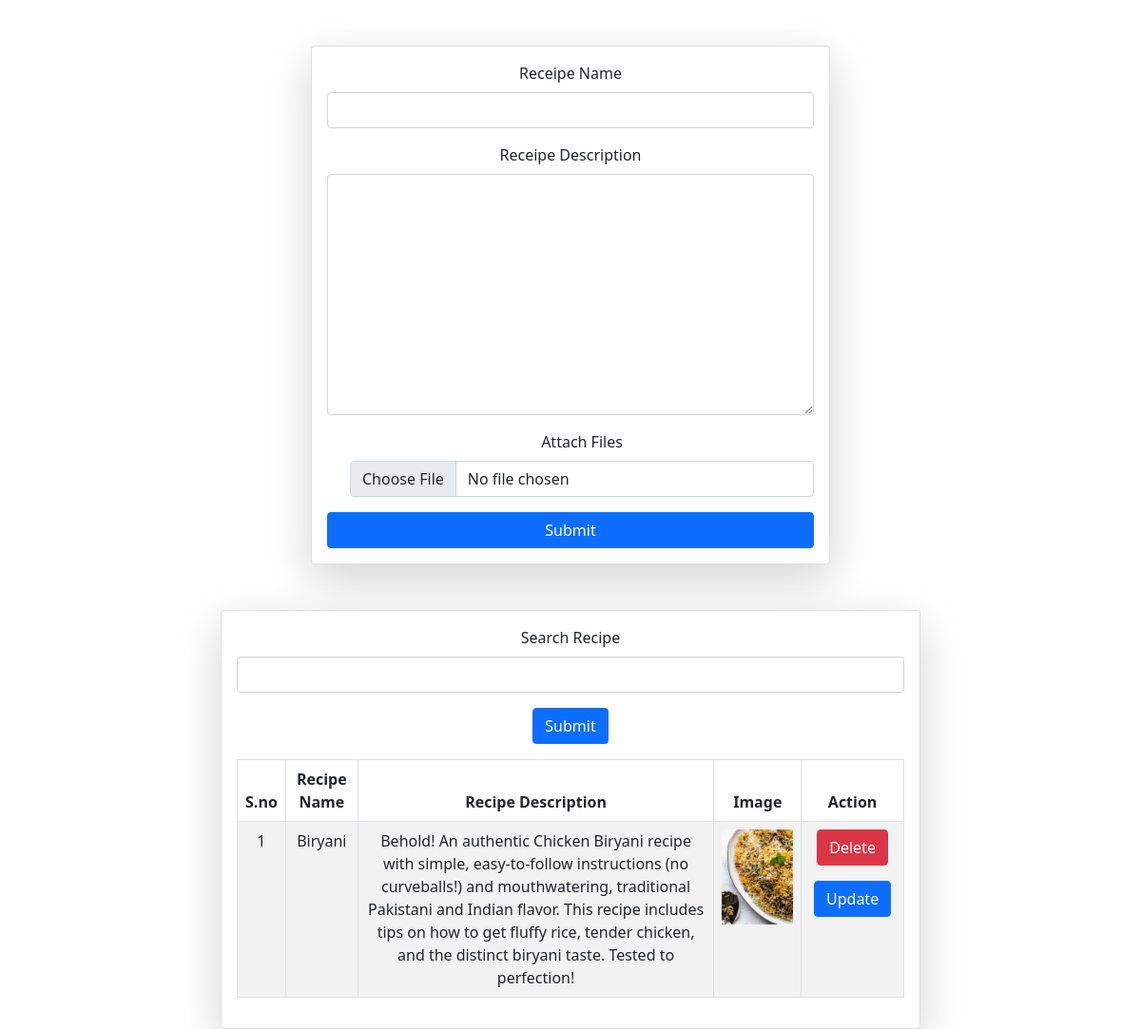
Screenshot of /receipes/ with the database file from the repository.
### vege/models.py (models this page shows)
class rec(models.Model):
    user1 = models.ForeignKey(User, on_delete=models.SET_NULL, null=True, blank=True)
    rec_name = models.CharField(max_length=100)
    rec_dec = models.TextField()
    rec_image = models.ImageField(null=True, upload_to="rec_folder")

### vege/views.py (the view, shortened to what this page needs)
# urls.py: path('receipes/', receipes, name='receipes'),
def receipes(request):
    queryset = rec.objects.all()
    search = request.GET.get('search')
    if search:
       queryset = queryset.filter(rec_name__icontains = search)
       print (search)
    return render (request, 'receipes.html', context = {'page' : 'Receipes', 'receipes' : queryset})

### vege/templates/receipes.html (shortened to what this page needs)
<!doctype html>
<html lang="en">
<head>
    <link href="https://cdn.jsdelivr.net/npm/bootstrap@5.0.2/dist/css/bootstrap.min.css" rel="stylesheet"
>
</head>
<body>
    <div class="container text-center">
        <div class="row justify-content-center mt-5">
            <div class="col-md-6">
                <form class="card p-3 shadow-lg" method="POST" enctype="multipart/form-data"> {% csrf_token %}
                    <div class="mb-3">
                        <label for="receipe" class="form-label">Receipe Name</label>
                        <input type="text" name="rec_name" required class="form-control" id="receipe">
                    </div>
                    <div class="mb-3">
                        <label for "rec_desc" class="form-label">Receipe Description</label>
                        <textarea id="rec_desc" name="rec_dec" required cols="30" rows="10" class="form-control"></textarea>
                    </div>
                    <div class="mb-3 form-check">
                        <label class="form-label" for="file">Attach Files</label>
                        <input type="file" name="rec_image" class="form-control" id="file">
                    </div>
                    <button type="submit" class="btn btn-primary">Submit</button>
                </form>
            </div>
        </div>
        <div class="row justify-content-center mt-5">
            <div class="col-md-8">
                <div class="card shadow-lg">
                    <div class="card-body">
                        <form>
                            <div class="mb-3">
                                <label for="search" class="form-label">Search Recipe</label>
                                <input type="search" id="search" name="search" class="form-control">
                            </div>
                            <button type="submit" class="btn btn-primary">Submit</button>
                        </form>
                        <table class="table table-bordered table-striped mt-3">
                            <thead>
                                <tr>
                                    <th scope="col">S.no</th>
                                    <th scope="col">Recipe Name</th>
                                    <th scope="col">Recipe Description</th>
                                    <th scope="col">Image</th>
                                    <th scope="col">Action</th>
                                </tr>
                            </thead>
                            <tbody>
                                {% for rec in receipes %}
                                <tr>
                                    <td>{{forloop.counter}}</td>
                                    <td>{{rec.rec_name}}</td>
                                    <td>{{rec.rec_dec}}</td>
                                    <td>
                                        <img src="/media/{{rec.rec_image}}" alt="No Image found" style="height: 100px;">
                                    </td>
                                    <td>
                                        <a href="/delete_rec/{{rec.id}}/" class="btn btn-danger">Delete</a>
                                        <a href="/update_rec/{{rec.id}}/" class="btn btn-primary mt-3">Update</a>
                                    </td>
                                </tr>
                                {% endfor %}
                            </tbody>
                        </table>
                    </div>
                </div>
            </div>
        </div>
    </div>
</body>
</html>

### rows the page displays
rec: rec_name "Biryani", rec_dec "Behold! An authentic Chicken Biryani recipe with simple, easy-to-follow instructions (no curveballs!) and mouthwatering, traditional Pakistani and Indian flavor. This recipe includes tips on how to get fluffy rice, tender chicken, and the distinct biryani taste. Tested to perfection!", rec_image (picture)
